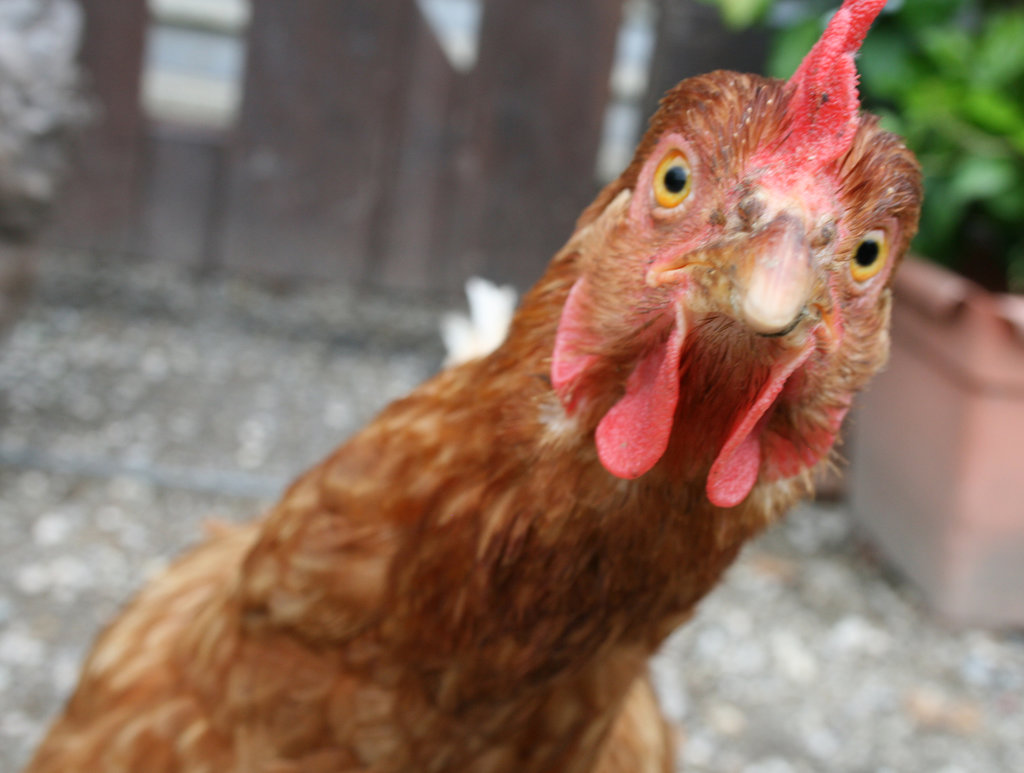
#> input picture b.PNG, 1024 x 773 px, found by its file name
$ python ImgToEdges.py b.png 2.5 .01 .15
#> lines starting #> are read from the running program, lines starting #| are printed output that depends on the picture; after the words box and inside, x2 and y2 are one past the last pixel; in counts of white or black regions, pixels touching at a corner belong together
import sys
import skimage
from skimage import io, filters, feature

#python .\ImgToEdges.py b.png 2.5 .01 .15
#python .\ImgToEdges.py b.png 2.4 .04 .17  <== This is the one

# read command-line arguments
filename = sys.argv[1]

sigma = 2.4
low_threshold = 0.04
high_threshold = 0.17

'''
sigma = float(sys.argv[2])
low_threshold = float(sys.argv[3])
high_threshold = float(sys.argv[4])
'''

# load the original image as grayscale
image = skimage.io.imread(fname=filename, as_gray=True)
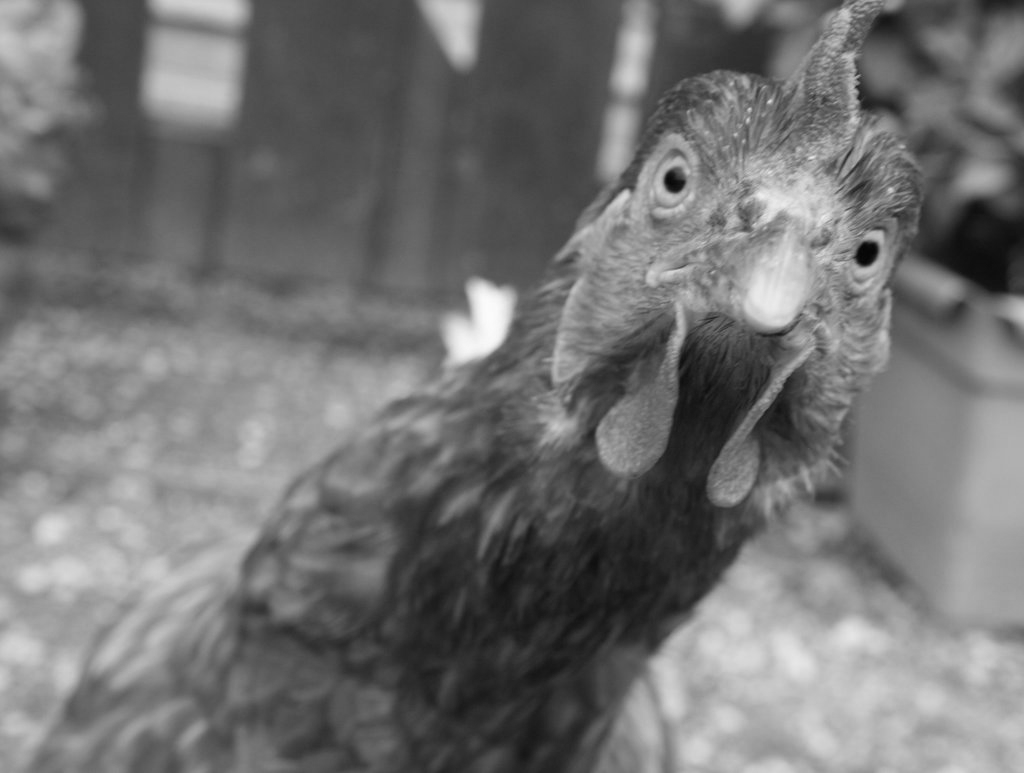
#> image: shape (773, 1024) float64; min 0.0151, max 0.989, mean 0.45


#Perform Canny edge detection on the image
image = skimage.feature.canny(
    image=image,
    sigma=sigma,
    low_threshold=low_threshold,
    high_threshold=high_threshold,
)
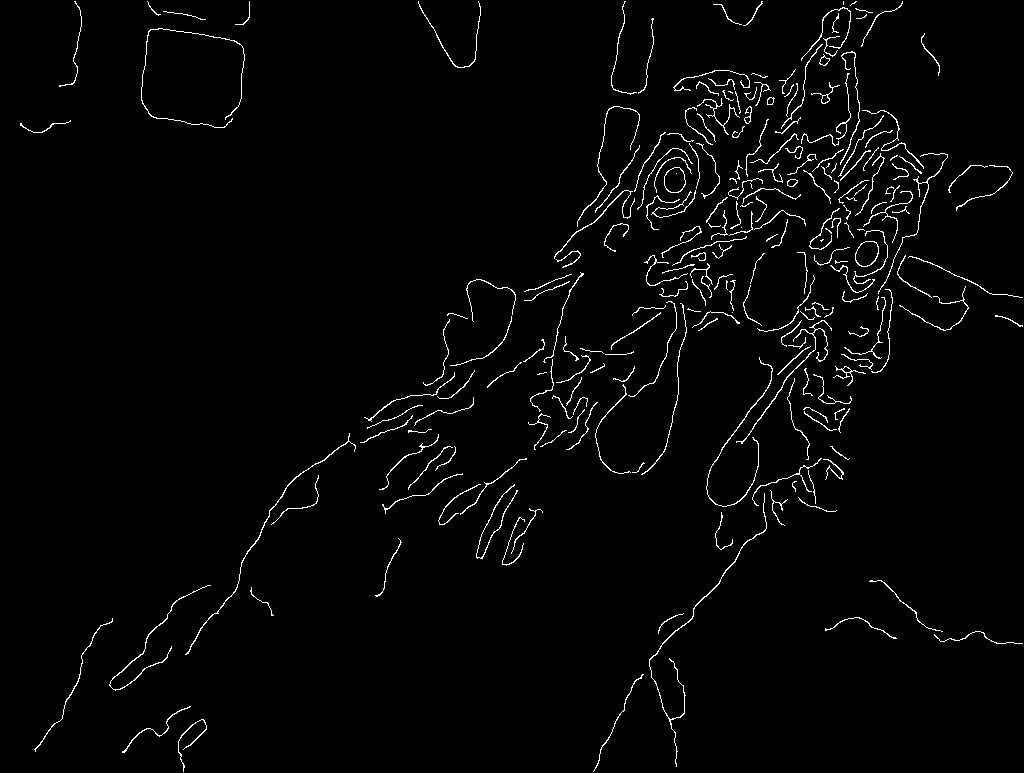
#> image: shape (773, 1024) bool; 2.1% white in thin lines or dots
'''

image = filters.gaussian(image)
image = filters.sobel(image)
image = skimage.feature.CENSURE(image)  #<-- Doesn't exist, just for reference
'''

#from scipy import ndimage
#image = ndimage.binary_fill_holes(image)
#Save to disk (Image is boolean, T for edge, F for no edge... F = 0, T = 255)
#io.imsave(fname='edges.png', arr=skimage.img_as_bool(image))
io.imsave(fname='edges.png', arr=skimage.img_as_int(image))

#Display edges
io.imshow(image)
io.show()

$ run again, with tree.jpg saved as b.PNG
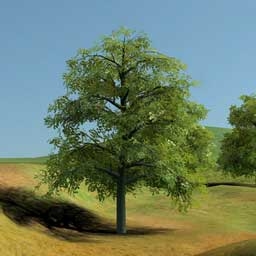
#> input picture tree.jpg, 256 x 256 px, found by its file name
#> `image = skimage.io.imread(fname=filename, as_gray=True)`:
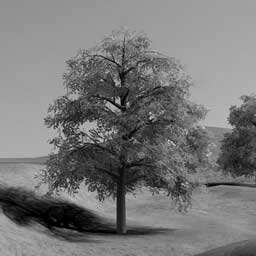
#> image: shape (256, 256) float64; min 0, max 0.857, mean 0.472
#> `image = skimage.feature.canny( image=image, sigma=sigma, low_threshold..`:
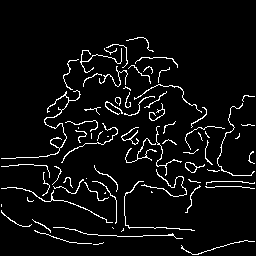
#> image: shape (256, 256) bool; 5.4% white in thin lines or dots, all inside (x1, y1, x2, y2) = (1, 37, 255, 255)
